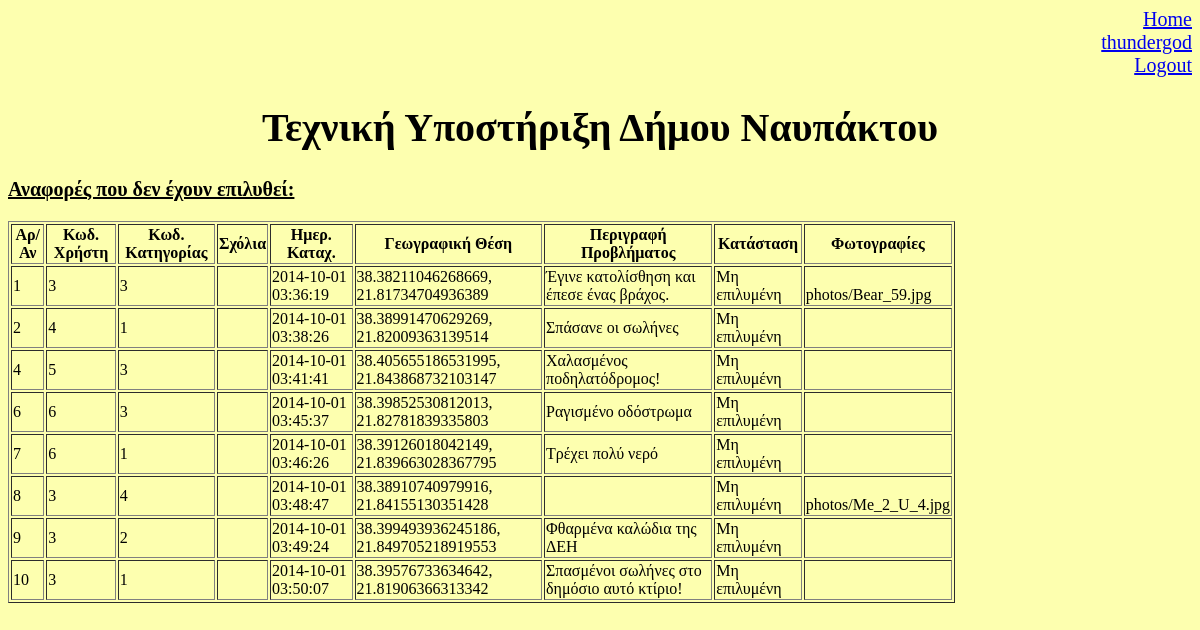
Page /rep.php (signed in) on the committed database.
### tables this page shows
CREATE TABLE IF NOT EXISTS `report` (
  `state` enum('s','u') NOT NULL DEFAULT 'u',
  `gps` varchar(100) NOT NULL,
  `r_id` int(11) NOT NULL AUTO_INCREMENT,
  `r_description` mediumtext NOT NULL,
  `reg_date` datetime NOT NULL,
  `solv_date` datetime DEFAULT NULL,
  `solved_time` float DEFAULT NULL,
  `a_comments` text,
  `us_id` int(11) NOT NULL,
  `ad_id` int(11) NOT NULL,
  `categ_id` int(11) NOT NULL,
  PRIMARY KEY (`r_id`),
  KEY `rep_us` (`us_id`),
  KEY `rep_adm` (`ad_id`),
  KEY `cat` (`categ_id`)
);

CREATE TABLE IF NOT EXISTS `images` (
  `rep_id` int(11) NOT NULL,
  `photo` varchar(255) NOT NULL DEFAULT '',
  PRIMARY KEY (`rep_id`,`photo`)
);

### rep.php (the view, shortened to what this page needs)
<!DOCTYPE HTML>
<?php
$a_id=$_SESSION['id'];
?>
<html>
<head><meta charset="utf8"/>
<link href="rep.css" rel="stylesheet">
</head>
<body>
<div class="links">
<a href="logged_in.php">Home</a><br>
<?php
	echo '<a href="login.php">'.$_SESSION['username'].'</a><br>';
?>
<a href="logout.php">Logout</a>
</div>
<h1>Τεχνική Υποστήριξη Δήμου Ναυπάκτου</h1>
<?php
$db_host="localhost";
$db_username="root";
$db_password="";
$con=mysql_connect("$db_host","$db_username","$db_password") or die("Couldn't connect to MySQL");
?>
<p>Αναφορές που δεν έχουν επιλυθεί:</p>
<?php
	$qry1= " SELECT * FROM report WHERE state='u' ";
	$result1=mysql_query($qry1,$con);
	echo '<div class="reports">';
	echo '<table border="1" width="80%" align="left">';
	echo '<tr>';
	echo '<th>Αρ/Αν</th>';
	echo '<th>Κωδ. Χρήστη</th>';
	echo '<th>Κωδ. Κατηγορίας</th>';
	echo '<th>Σχόλια</th>';
	echo '<th>Ημερ. Καταχ.</th>';
	echo '<th>Γεωγραφική Θέση</th>';
	echo '<th>Περιγραφή Προβλήματος</th>';
	echo '<th>Κατάσταση</th>';
	echo '<th>Φωτογραφίες</th>';
	echo '</tr>';
	while ($row1=mysql_fetch_array($result1,MYSQL_ASSOC)){
		echo '<tr>';
		echo '<td>'.$row1['r_id'].'</td>';
		echo '<td>'.$row1['us_id'].'</td>';
		echo '<td>'.$row1['categ_id'].'</td>';
		echo '<td id="a_comments:'.$row1['r_id'].':'.$a_id.'" contenteditable="true">'.$row1['a_comments'].'</td>';
		echo '<td>'.$row1['reg_date'].'</td>';
		echo '<td>'.$row1['gps'].'</td>';
		echo '<td>'.$row1['r_description'].'</td>';
		echo '<td id="state:'.$row1['r_id'].':'.$a_id.'" contenteditable="true">';
		($row1['state']== 'u') ? print("Μη επιλυμένη") : print("Επιλυμένη");
		echo '</td>';
		$rid=$row1['r_id'];
		$qr="SELECT * FROM images WHERE rep_id='$rid' ";
		$resu=mysql_query($qr,$con);
		$pht=" ";
		while($rows=mysql_fetch_array($resu,MYSQL_ASSOC)){
			$pht=$pht.'<br>'.$rows['photo'];
		}
		echo '<td>'.$pht.'</td>';
	}
	echo '</table>';
	echo '</div>';
?>
</body>
</html>

### rep.css (style rules this page uses)
body { background-color: #fdffaf; }
h1 { font-family: "Times New Roman",fantasy; font-weight: bold; font-size: 40px; text-align:center; }
.links { text-align: right; font-size: 20px; }
p { font-family: "Times New Roman", fantasy; font-size: 20px; font-weight: bold; text-decoration: underline; }

### rows in the picture
report: r_id "1", us "3", categ "3", reg_date "2014-10-01 03:36:19", gps "38.38211046268669, 21.81734704936389", r_description "Έγινε κατολίσθηση και έπεσε ένας βράχος.", images.photo "photos/Bear_59.jpg"
report: r_id "2", us "4", categ "1", reg_date "2014-10-01 03:38:26", gps "38.38991470629269, 21.82009363139514", r_description "Σπάσανε οι σωλήνες"
report: r_id "4", us "5", categ "3", reg_date "2014-10-01 03:41:41", gps "38.405655186531995, 21.843868732103147", r_description "Χαλασμένος ποδηλατόδρομος!"
report: r_id "6", us "6", categ "3", reg_date "2014-10-01 03:45:37", gps "38.39852530812013, 21.82781839335803", r_description "Ραγισμένο οδόστρωμα"
report: r_id "7", us "6", categ "1", reg_date "2014-10-01 03:46:26", gps "38.39126018042149, 21.839663028367795", r_description "Τρέχει πολύ νερό"
report: r_id "8", us "3", categ "4", reg_date "2014-10-01 03:48:47", gps "38.38910740979916, 21.84155130351428", images.photo "photos/Me_2_U_4.jpg"
report: r_id "9", us "3", categ "2", reg_date "2014-10-01 03:49:24", gps "38.399493936245186, 21.849705218919553", r_description "Φθαρμένα καλώδια της ΔΕΗ"
report: r_id "10", us "3", categ "1", reg_date "2014-10-01 03:50:07", gps "38.39576733634642, 21.81906366313342", r_description "Σπασμένοι σωλήνες στο δημόσιο αυτό κτίριο!"

### other values in the picture
$_SESSION['username'] "thundergod"
